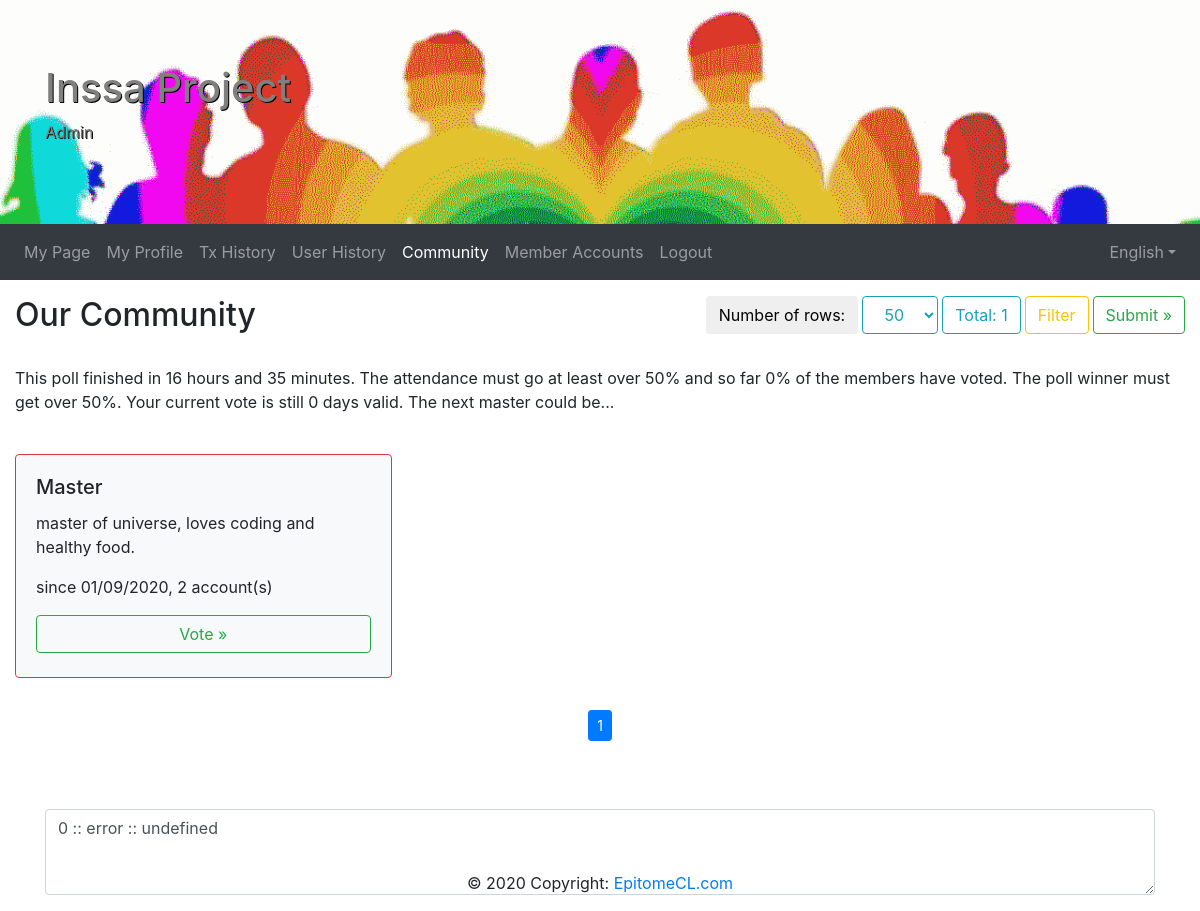
The page /index.php?module=community (signed in) on the database its author committed.
### tables this page shows
CREATE TABLE `user` (
  `user_id` int(11) NOT NULL,
  `name` varchar(32) NOT NULL,
  `email` varchar(128) NOT NULL,
  `password` varchar(64) NOT NULL,
  `salt` varchar(64) NOT NULL,
  `comment` varchar(1000) NOT NULL,
  `birthday` date NOT NULL,
  `modified` timestamp NOT NULL DEFAULT CURRENT_TIMESTAMP,
  `created` timestamp NOT NULL DEFAULT CURRENT_TIMESTAMP
);

### classes/modules/Community.php (called while the page is built, shortened)
<?php
class Community {
	private $mysqli;
	public function __construct($mysqli) {
		$this->mysqli = $mysqli;
	}
	public function doGet($userId, $page, $itemsPerPage, $searchText, $lang) {
		$mysqli = $this->mysqli;
		$module = (new \ReflectionClass($this))->getShortName();
		$poll = $this->getPoll($mysqli);
		$obj = $this->getData($mysqli, $userId, $page, $itemsPerPage, $searchText, $poll);
		$total = $obj->total;
		$data = $obj->data;
		$page = $obj->page;
		$pages = $obj->pages;
		$itemsPerPage = $obj->itemsPerPage;
		$isAdmin = $this->isAdmin($mysqli, $userId);
		$isMember = $this->isMember($mysqli, $userId);
		$queryString = $this->getQueryString(array("module" => $module, "itemsPerPage" => $itemsPerPage, "searchText" => $searchText));
		$attendance = $this->getVoterTurnout($mysqli);
		$closed = (new \DateTime())->diff(new \DateTime(date("Y-m-d 23:59:59", time())));
		$remain = $this->getRemainDays($mysqli, $userId);
		require_once("CommunityView.php");
	}
	private function getQueryString($array) {
		$items = array();
		$params = array_filter($array);
		foreach ($params as $key => $value) {
			array_push($items, sprintf("&%s=%s", $key, urlencode($value)));
		}
		return implode($items);
	}
	private function getData($mysqli, $userId, $page, $itemsPerPage, $searchText, $poll) {
		$total = 0;
		$data = array();
		$where = array();
		$sql = "SELECT COUNT(user.user_id) AS total FROM user ";
		$sql .= "WHERE LENGTH(user.password) > 0 ";
		$sql .= implode("AND ", $where);
		if ($result = $mysqli->query($sql)) {
			while ($row = $result->fetch_assoc()) {
				$total = intval($row["total"]);
			}
		}
		$itemsPerPage = ($itemsPerPage == 0) ? 50 : $itemsPerPage;
		$page = ($page == 0) ? 1 : $page;
		$pages = ceil($total / $itemsPerPage);
		$start = ($page - 1) * $itemsPerPage;
		$sql = "SELECT DISTINCT user.user_id AS userId, user.name AS userName, user.comment, ";
		$sql .= "COUNT(account.user_id) AS counter, ";
		$sql .= "IFNULL(management.user_id, 0) AS 'isMaster', ";
		$sql .= "date_format(user.modified, '%m/%d/%Y') AS modified, ";
		$sql .= "date_format(user.created, '%m/%d/%Y') AS created, ";
		$sql .= sprintf("(SELECT COUNT(poll.user_id) FROM poll WHERE member_id=user.user_id AND user_id='%d') AS 'voted', ", $userId);
		$sql .= "'0' AS 'userGroup', ";
		$sql .= "'0' AS 'votes', ";
		$sql .= "'0' AS 'voters', ";
		$sql .= "'0' AS 'percent', ";
		$sql .= "'0' AS 'remain' ";
		$sql .= "FROM user ";
		$sql .= "LEFT JOIN account ON (account.user_id = user.user_id) ";
		$sql .= "LEFT JOIN management ON (management.user_id = user.user_id) ";
		$sql .= "WHERE LENGTH(user.password) > 0 ";
		$sql .= implode("AND ", $where);
		$sql .= "GROUP BY user.user_id ";
		$sql .= "ORDER BY isMaster DESC, counter, userName ";
		$sql .= sprintf("LIMIT %d, %d;", $start, $itemsPerPage);
		if ($result = $mysqli->query($sql)) {
			while ($row = $result->fetch_assoc()) {
				$group = 0;
				$group = (intval($row["counter"]) > 0) ? 1 : $group;
				$group = (intval($row["isMaster"]) > 0) ? 2 : $group;
				$memberId = $row["userId"];
				$row["group"] = $group;
				array_push($data, $row);
			}
		}
		$obj = new \stdClass;
		$obj->total = $total;
		$obj->data = $data;
		$obj->page = $page;
		$obj->pages = $pages;
		$obj->itemsPerPage = $itemsPerPage;
		return $obj;
	}
	private function getRemainDays($mysqli, $userId) {
		$remain = 0;
		$sql = "SELECT 30-FLOOR(HOUR(TIMEDIFF(poll.modified, NOW())) / 24) AS remain ";
		$sql .= "FROM poll ";
		$sql .= sprintf("WHERE poll.user_id=%d;", $userId);
		if ($result = $mysqli->query($sql)) {
			while ($row = $result->fetch_assoc()) {
				$remain = intval($row["remain"]);
			}
		}
		return $remain;
	}
	private function isAdmin($mysqli, $userId) {
		$value = 0;
		$sql = "SELECT account.account_id FROM management ";
		$sql .= "LEFT JOIN account ON (account.user_id = management.user_id) ";
		$sql .= sprintf("WHERE account.user_id = %d;", $userId);
		if ($result = $mysqli->query($sql)) {
			while($row = $result->fetch_assoc()) {
				$value = intval($row["account_id"]);
			}
		}
		return $value;
	}
	private function isMember($mysqli, $userId) {
		$value = 0;
		$sql = "SELECT COUNT(account.user_id) AS counter  ";
		$sql .= "FROM account ";
		$sql .= sprintf("WHERE account.user_id = %d;", $userId);
		if ($result = $mysqli->query($sql)) {
			while($row = $result->fetch_assoc()) {
				$value = intval($row["counter"]);
			}
		}
		return $value;
	}
	private function getPoll($mysqli) {
		$data = array();
		$sql = "SELECT user.name AS userName, member_id AS memberId, ";
		$sql .= "COUNT(poll.member_id) AS votes, ";
		$sql .= "(SELECT COUNT(poll.user_id) FROM poll) AS voters, ";
		$sql .= "'0' AS percent, ";
		$sql .= "30 -FLOOR(HOUR(TIMEDIFF(poll.modified, NOW())) / 24) AS remain ";
		$sql .= "FROM `poll` ";
		$sql .= "LEFT JOIN user ON (user.user_id = poll.member_id) ";
		$sql .= "GROUP BY poll.member_id ";
		$sql .= "ORDER BY votes DESC;";
		if ($result = $mysqli->query($sql)) {
			while ($row = $result->fetch_assoc()) {
				$row["percent"] = round(doubleval(intval($row["votes"]) / intval($row["voters"])) * 100.0, 2);
				$data[$row["memberId"]] = $row;
			}
		}
		return $data;
	}
	private function getTotalUsers($mysqli) {
		$total = 0;
		$sql = "SELECT COUNT(DISTINCT account.user_id) AS total FROM account";
		if ($result = $mysqli->query($sql)) {
			while ($row = $result->fetch_assoc()) {
				$total = intval($row["total"]);
			}
		}
		return $total;
	}
	private function getTotalVoters($mysqli) {
		$total = 0;
		$sql = "SELECT COUNT(poll.user_id) AS total FROM poll;";
		if ($result = $mysqli->query($sql)) {
			while ($row = $result->fetch_assoc()) {
				$total = intval($row["total"]);
			}
		}
		return $total;
	}
	private function getVoterTurnout($mysqli) {
		$users = $this->getTotalUsers($mysqli);
		$voters = $this->getTotalVoters($mysqli);
		$percent = round(doubleval($voters / $users) * 100.0, 2);
		return $percent;
	}
	private function getWinner($poll) {
		$winner = new \stdClass();
		$winner->userId = 0;
		$winner->userName = "";
		$winner->percent = 0.00;
		$data = array_values($poll);
		return $winner;
	}
}

### classes/modules/CommunityView.php (the view, shortened to what this page needs)
<!DOCTYPE html>
<html lang="en">
<head>
  <link rel="stylesheet" href="https://maxcdn.bootstrapcdn.com/bootstrap/4.1.3/css/bootstrap.min.css">
  <link href="https://cdn.jsdelivr.net/gh/gitbrent/bootstrap4-toggle@3.6.1/css/bootstrap4-toggle.min.css" rel="stylesheet">
  <link href="https://cdnjs.cloudflare.com/ajax/libs/flag-icon-css/3.1.0/css/flag-icon.min.css" rel="stylesheet">
</head>
<body>
<div class="jumbotron jumbotron-fluid mb-0">
  <div class="container">
    <h1>Inssa Project</h1>
    <p>Admin</p>
  </div>
</div>
<nav class="navbar navbar-expand-sm bg-dark navbar-dark">
	<div class="collapse navbar-collapse" id="collapsibleNavbar">
		<ul class="navbar-nav">
			<li class="nav-item">
				<a class="nav-link" href="<?php echo $_SERVER['PHP_SELF']; ?>?module=mypage">My Page</a>
			</li>
			<li class="nav-item">
				<a class="nav-link" href="<?php echo $_SERVER['PHP_SELF']; ?>?module=userprofile">My Profile</a>
			</li>
			<?php if ($isMember): ?>
			<li class="nav-item">
				<a class="nav-link" href="<?php echo $_SERVER['PHP_SELF']; ?>?module=txhistory">Tx History</a>
			</li>
			<li class="nav-item">
				<a class="nav-link" href="<?php echo $_SERVER['PHP_SELF']; ?>?module=userhistory">User History</a>
			</li>
			<li class="nav-item">
				<a class="nav-link active" href="<?php echo $_SERVER['PHP_SELF']; ?>?module=community">Community</a>
			</li>
			<?php endif; ?>
			<?php if ($isAdmin): ?>
			<li class="nav-item">
				<a class="nav-link" href="<?php echo $_SERVER['PHP_SELF']; ?>?module=admin">Member Accounts</a>
			</li>
			<?php endif; ?>
			<li class="nav-item">
				<a class="nav-link" href="<?php echo $_SERVER['PHP_SELF']; ?>?module=logout">Logout</a>
			</li>
		</ul>
		<ul class="navbar-nav ml-auto">
			<li class="nav-item dropdown">
				<?php $language = trim(array("de"=>"Deutsch", "us"=>"English", "kr"=>"한국어")[$lang]); ?>
				<a class="nav-link dropdown-toggle" id="dropdownlang" data-toggle="dropdown" aria-haspopup="true" aria-expanded="false"><span class="flag-icon flag-icon-<?php echo $lang; ?>"> </span> <?php echo $language; ?></a>
			</li>
		</ul>
	</div>
</nav>
<section class="container-section">
	<div class="container-fluid mb-4">
		<form method="get" action="<?php echo $_SERVER['PHP_SELF']; ?>" name="filter">
			<div class="row pb-4">
			  <div class="col-sm-5"><h2>Our Community<div class="blink dot">.</div></h2></div>
			  <div class="col-sm-7">
				<div class="btn-toolbar justify-content-end">
				<button type="button" class="btn ml-1 mb-1">Number of rows:</button>
					<select class="btn btn-outline-info ml-1 mb-1" id="itemsPerPage" name="itemsPerPage" onchange="if(this.value != 0) { this.form.submit(); }">
					<?php for ($index = 25; $index <= 250; $index+=25): ?>
					<?php printf("<option value=\"%d\"%s>%s</option>", $index, ($index == $itemsPerPage) ? " selected=\"selected\"": "", $index); ?>
					<?php endfor; ?>
					</select>
					<button type="button" class="btn btn-outline-info ml-1 mb-1">Total: <?php echo $total; ?></button>
					<button type="button" class="btn btn-outline-warning ml-1 mb-1" data-toggle="collapse" data-target="#filter">Filter</button>
					<button type="submit" class="btn btn-outline-success ml-1 mb-1">Submit »</button>
				</div>
			  </div>
			</div>
			<div class="row pb-4">
				<div class="col-sm-12 viewVoterTurnout">
				<p>This poll finished in <?php echo $closed->h; ?> hours and <?php echo $closed->i; ?> minutes.
				The attendance must go at least over 50% and so far <?php echo trim($attendance); ?>% of the members have voted.
				The poll winner must get over 50%. Your current vote is still <?php echo trim($remain); ?> days valid.
				The next master could be... <?php echo trim($winner->userName); ?></p>
				</div>
			</div>
		</form>
		<div class="row mb-3">
			<div class="col">
			<?php if (count($data) > 0) { ?>
				<?php $colors = array("warning", "info", "danger"); ?>
				<div class="card-columns viewCommunityMember" data-hashvalue="<?php echo trim($hashValue); ?>" data-searchtext="<?php echo trim($searchText); ?>" data-page="<?php echo intval($page); ?>" data-itemsperpage="<?php echo intval($itemsPerPage); ?>">
					<?php foreach ($data as $row): ?>
					<div class="card bg-light border-<?php echo $colors[intval($row["group"])]; ?>">
						<div class="card-body">
							<h5 class="card-title"><?php echo trim($row["userName"]); ?></h5>
							<p class="card-text"><?php echo trim($row["comment"]); ?></p>
							<p class="card-text">since <?php echo trim($row["created"]); ?>, <?php echo trim($row["counter"]); ?> account(s)</p>
							<?php if (intval($row["group"]) > 0): ?>
							<form method="post" action="<?php echo $_SERVER['PHP_SELF']; ?>" name="ballot">
								<div class="btn-toolbar justify-content-end">
								<?php if (intval($row["voted"]) == 0) :?>
									<button type="submit" class="btn btn-outline-success btn-block mb-1">Vote »</button>
								<?php else: ?>
									<button type="submit" class="btn btn-outline-secondary btn-block mb-1" disabled>The user you voted for</button>
								<?php endif; ?>
								</div>
							</form>
							<?php endif; ?>
						</div>
					</div>
					<?php endforeach; ?>
				</div>
			<?php } ?>
			</div>
		</div>
		<div class="row">
			<div class="col">
				<div class="nav-scroller py-1 mb-2">
					<nav class="nav d-flex justify-content-center">
						<ul class="pagination pagination-sm flex-sm-wrap">
						<?php for($index = 1 ; $index <= $pages; $index++): ?>
					<li class="page-item<?php echo ($page == $index) ? " active" : ""; ?>">
						<a class="page-link" href="<?php echo $_SERVER['PHP_SELF']; ?>?page=<?php echo $index.$queryString; ?>"><?php echo $index; ?></a>
					</li>
					<?php endfor; ?>
						</ul>
					</nav>
				</div>
			</div>
		</div>
	</div>
</section>
<div class="container mb-3">
	<div class="row mb-3">
		<div class="col-sm-12">
			<textarea class="form-control" id="jsondata" rows="3">&#x1F608;</textarea>
		</div>
	</div>
</div>
<footer class="page-footer font-small pt-4 fixed-bottom">
	<div class="footer-copyright text-center py-3">© <?php echo date("Y");?> Copyright:
		<a href="https://epitomecl.com"> EpitomeCL.com</a>
	</div>
</footer>
</body>
</html>

### classes/modules/CommunityView.php (style rules this page uses)
.jumbotron { background-color: lightgray; background-image: url(images/jumbotron.png); background-size: cover; height: 100%; color: gray; text-shadow: 1px 1px #000; }
.container-section { padding-top: 1rem; padding-bottom: 1rem; }

### rows shown on the page
user: name "Master", comment "master of universe, loves coding and healthy food.", created "01/09/2020", counter "2"

### other values the page prints
$language "English"
$total "1"
$closed->h "16"
$closed->i "35"
$attendance "0"
$remain "0"
form field itemsPerPage "50"
